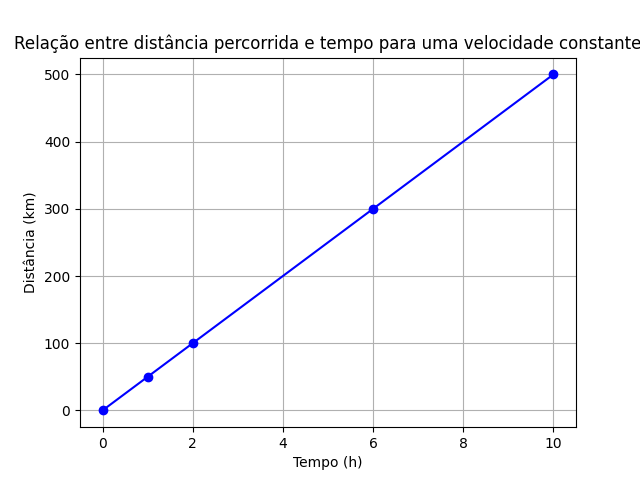

The Python source for this figure:
import matplotlib.pyplot as plt

# Dados
x = [0, 1.0, 2.0, 6.0, 10.0]  # Volume
y = [0, 50.0, 100.0, 300.0, 500.0]  # Massa

# Criar o gráfico
plt.plot(x, y, marker='o', linestyle='-', color='b')  # Linha com pontos
plt.xlabel('Tempo (h)')
plt.ylabel('Distância (km)')
plt.title('Relação entre distância percorrida e tempo para uma velocidade constante')
plt.grid(True)

# Salvar o gráfico como PNG
plt.savefig('grafico2.png')

# Exibir o gráfico (opcional)
plt.show()
